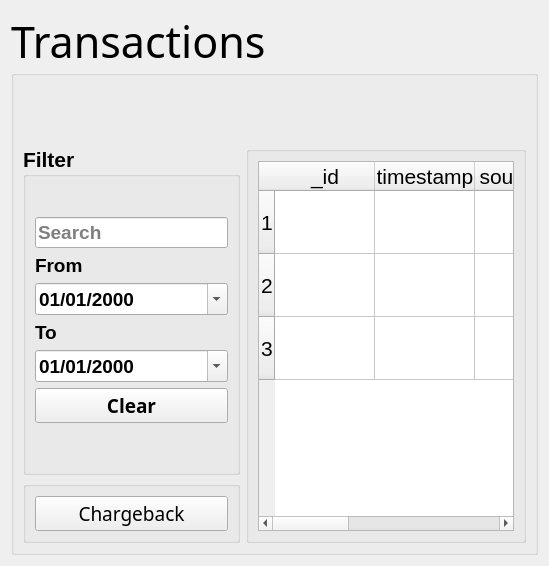
          <widget class="QWidget" name="pageTransactions_business">
           <layout class="QGridLayout" name="gridLayout_23">
            <item row="0" column="0">
             <widget class="QGroupBox" name="groupBox_6">
              <property name="font">
               <font>
                <family>Segoe UI Black</family>
                <pointsize>32</pointsize>
               </font>
              </property>
              <property name="title">
               <string>Transactions</string>
              </property>
              <layout class="QGridLayout" name="gridLayout_31">
               <property name="topMargin">
                <number>70</number>
               </property>
               <item row="0" column="0">
                <widget class="QGroupBox" name="groupBox_22">
                 <property name="font">
                  <font>
                   <family>Segoe UI</family>
                   <pointsize>16</pointsize>
                   <weight>75</weight>
                   <bold>true</bold>
                  </font>
                 </property>
                 <property name="title">
                  <string>Filter</string>
                 </property>
                 <layout class="QVBoxLayout" name="verticalLayout_7">
                  <property name="topMargin">
                   <number>40</number>
                  </property>
                  <item>
                   <widget class="QLineEdit" name="businessWindow_transaction_search">
                    <property name="sizePolicy">
                     <sizepolicy hsizetype="Preferred" vsizetype="Fixed">
                      <horstretch>0</horstretch>
                      <verstretch>0</verstretch>
                     </sizepolicy>
                    </property>
                    <property name="font">
                     <font>
                      <family>Segoe UI</family>
                      <pointsize>14</pointsize>
                     </font>
                    </property>
                    <property name="placeholderText">
                     <string>Search</string>
                    </property>
                   </widget>
                  </item>
                  <item>
                   <widget class="QLabel" name="label_11">
                    <property name="sizePolicy">
                     <sizepolicy hsizetype="Preferred" vsizetype="Preferred">
                      <horstretch>0</horstretch>
                      <verstretch>0</verstretch>
                     </sizepolicy>
                    </property>
                    <property name="font">
                     <font>
                      <family>Segoe UI</family>
                      <pointsize>14</pointsize>
                     </font>
                    </property>
                    <property name="text">
                     <string>From</string>
                    </property>
                   </widget>
                  </item>
                  <item>
                   <widget class="QDateEdit" name="dateFrom_business">
                    <property name="sizePolicy">
                     <sizepolicy hsizetype="Preferred" vsizetype="Fixed">
                      <horstretch>0</horstretch>
                      <verstretch>0</verstretch>
                     </sizepolicy>
                    </property>
                    <property name="font">
                     <font>
                      <family>Segoe UI</family>
                      <pointsize>14</pointsize>
                     </font>
                    </property>
                    <property name="minimumDate">
                     <date>
                      <year>2000</year>
                      <month>1</month>
                      <day>1</day>
                     </date>
                    </property>
                    <property name="displayFormat">
                     <string>MM/dd/yyyy</string>
                    </property>
                    <property name="calendarPopup">
                     <bool>true</bool>
                    </property>
                   </widget>
                  </item>
                  <item>
                   <widget class="QLabel" name="label_12">
                    <property name="sizePolicy">
                     <sizepolicy hsizetype="Preferred" vsizetype="Preferred">
                      <horstretch>0</horstretch>
                      <verstretch>0</verstretch>
                     </sizepolicy>
                    </property>
                    <property name="font">
                     <font>
                      <family>Segoe UI</family>
                      <pointsize>14</pointsize>
                     </font>
                    </property>
                    <property name="text">
                     <string>To</string>
                    </property>
                   </widget>
                  </item>
                  <item>
                   <widget class="QDateEdit" name="dateTo_business">
                    <property name="sizePolicy">
                     <sizepolicy hsizetype="Preferred" vsizetype="Fixed">
                      <horstretch>0</horstretch>
                      <verstretch>0</verstretch>
                     </sizepolicy>
                    </property>
                    <property name="font">
                     <font>
                      <family>Segoe UI</family>
                      <pointsize>14</pointsize>
                     </font>
                    </property>
                    <property name="minimumDate">
                     <date>
                      <year>2000</year>
                      <month>1</month>
                      <day>1</day>
                     </date>
                    </property>
                    <property name="displayFormat">
                     <string>MM/dd/yyyy</string>
                    </property>
                    <property name="calendarPopup">
                     <bool>true</bool>
                    </property>
                   </widget>
                  </item>
                  <item>
                   <widget class="QPushButton" name="buttonClearTransactions_business">
                    <property name="sizePolicy">
                     <sizepolicy hsizetype="Preferred" vsizetype="Fixed">
                      <horstretch>0</horstretch>
                      <verstretch>0</verstretch>
                     </sizepolicy>
                    </property>
                    <property name="font">
                     <font>
                      <family>Segoe UI Semibold</family>
                      <pointsize>14</pointsize>
                     </font>
                    </property>
                    <property name="text">
                     <string>Clear</string>
                    </property>
                   </widget>
                  </item>
                  <item>
                   <spacer name="verticalSpacer_4">
                    <property name="orientation">
                     <enum>Qt::Vertical</enum>
                    </property>
                    <property name="sizeHint" stdset="0">
                     <size>
                      <width>20</width>
                      <height>40</height>
                     </size>
                    </property>
                   </spacer>
                  </item>
                 </layout>
                </widget>
               </item>
               <item row="0" column="1" rowspan="2">
                <widget class="QGroupBox" name="groupBox_20">
                 <property name="title">
                  <string/>
                 </property>
                 <layout class="QGridLayout" name="gridLayout_5">
                  <item row="0" column="0">
                   <widget class="QTableWidget" name="businessWindow_transactions_table">
                    <property name="maximumSize">
                     <size>
                      <width>16777215</width>
                      <height>16777215</height>
                     </size>
                    </property>
                    <property name="font">
                     <font>
                      <family>Segoe UI</family>
                      <pointsize>16</pointsize>
                     </font>
                    </property>
                    <property name="layoutDirection">
                     <enum>Qt::LeftToRight</enum>
                    </property>
                    <property name="frameShadow">
                     <enum>QFrame::Plain</enum>
                    </property>
                    <property name="editTriggers">
                     <set>QAbstractItemView::NoEditTriggers</set>
                    </property>
                    <property name="selectionMode">
                     <enum>QAbstractItemView::SingleSelection</enum>
                    </property>
                    <property name="selectionBehavior">
                     <enum>QAbstractItemView::SelectRows</enum>
                    </property>
                    <attribute name="horizontalHeaderStretchLastSection">
                     <bool>true</bool>
                    </attribute>
                    <row>
                     <property name="text">
                      <string>1</string>
                     </property>
                    </row>
                    <row>
                     <property name="text">
                      <string>2</string>
                     </property>
                    </row>
                    <row>
                     <property name="text">
                      <string>3</string>
                     </property>
                    </row>
                    <column>
                     <property name="text">
                      <string>_id</string>
                     </property>
                    </column>
                    <column>
                     <property name="text">
                      <string>timestamp</string>
                     </property>
                    </column>
                    <column>
                     <property name="text">
                      <string>source_id</string>
                     </property>
                    </column>
                    <column>
                     <property name="text">
                      <string>destination_id</string>
                     </property>
                    </column>
                    <column>
                     <property name="text">
                      <string>amount</string>
                     </property>
                    </column>
                    <column>
                     <property name="text">
                      <string>description</string>
                     </property>
                    </column>
                    <item row="0" column="0">
                     <property name="text">
                      <string/>
                     </property>
                    </item>
                    <item row="0" column="2">
                     <property name="text">
                      <string/>
                     </property>
                    </item>
                    <item row="0" column="4">
                     <property name="text">
                      <string/>
                     </property>
                    </item>
                    <item row="0" column="5">
                     <property name="text">
                      <string/>
                     </property>
                    </item>
                   </widget>
                  </item>
                 </layout>
                </widget>
               </item>
               <item row="1" column="0">
                <widget class="QGroupBox" name="groupBox_21">
                 <property name="font">
                  <font>
                   <family>Segoe UI</family>
                   <pointsize>16</pointsize>
                  </font>
                 </property>
                 <property name="title">
                  <string/>
                 </property>
                 <layout class="QVBoxLayout" name="verticalLayout_2">
                  <item>
                   <widget class="QPushButton" name="buttonChargeback_business">
                    <property name="sizePolicy">
                     <sizepolicy hsizetype="Preferred" vsizetype="Fixed">
                      <horstretch>0</horstretch>
                      <verstretch>0</verstretch>
                     </sizepolicy>
                    </property>
                    <property name="font">
                     <font>
                      <family>Segoe UI Semibold</family>
                      <pointsize>14</pointsize>
                     </font>
                    </property>
                    <property name="text">
                     <string>Chargeback</string>
                    </property>
                   </widget>
                  </item>
                 </layout>
                </widget>
               </item>
              </layout>
             </widget>
            </item>
           </layout>
          </widget>
